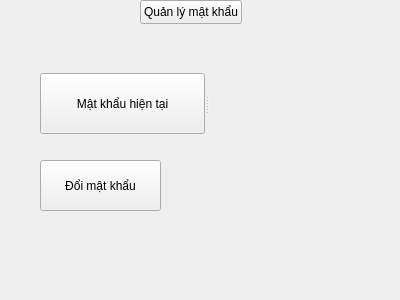
<?xml version="1.0" encoding="UTF-8"?>
<ui version="4.0">
 <class>passForm</class>
 <widget class="QWidget" name="passForm">
  <property name="geometry">
   <rect>
    <x>0</x>
    <y>0</y>
    <width>400</width>
    <height>300</height>
   </rect>
  </property>
  <property name="windowTitle">
   <string>Mật khẩu cửa ra vào</string>
  </property>
  <widget class="QPushButton" name="pushButton">
   <property name="geometry">
    <rect>
     <x>140</x>
     <y>0</y>
     <width>102</width>
     <height>24</height>
    </rect>
   </property>
   <property name="text">
    <string>Quản lý mật khẩu</string>
   </property>
  </widget>
  <widget class="QPushButton" name="pushButton_3">
   <property name="geometry">
    <rect>
     <x>40</x>
     <y>160</y>
     <width>121</width>
     <height>51</height>
    </rect>
   </property>
   <property name="text">
    <string>Đổi mật khẩu</string>
   </property>
  </widget>
  <widget class="QSplitter" name="splitter">
   <property name="geometry">
    <rect>
     <x>40</x>
     <y>73</y>
     <width>181</width>
     <height>61</height>
    </rect>
   </property>
   <property name="sizePolicy">
    <sizepolicy hsizetype="Preferred" vsizetype="Preferred">
     <horstretch>0</horstretch>
     <verstretch>0</verstretch>
    </sizepolicy>
   </property>
   <property name="maximumSize">
    <size>
     <width>16777215</width>
     <height>16777215</height>
    </size>
   </property>
   <property name="orientation">
    <enum>Qt::Horizontal</enum>
   </property>
   <widget class="QPushButton" name="pushButton_2">
    <property name="sizePolicy">
     <sizepolicy hsizetype="Preferred" vsizetype="Preferred">
      <horstretch>0</horstretch>
      <verstretch>0</verstretch>
     </sizepolicy>
    </property>
    <property name="maximumSize">
     <size>
      <width>16777215</width>
      <height>16777215</height>
     </size>
    </property>
    <property name="text">
     <string>Mật khẩu hiện tại</string>
    </property>
   </widget>
   <widget class="QLabel" name="label_display_password">
    <property name="text">
     <string/>
    </property>
   </widget>
  </widget>
 </widget>
 <resources/>
 <connections/>
</ui>
